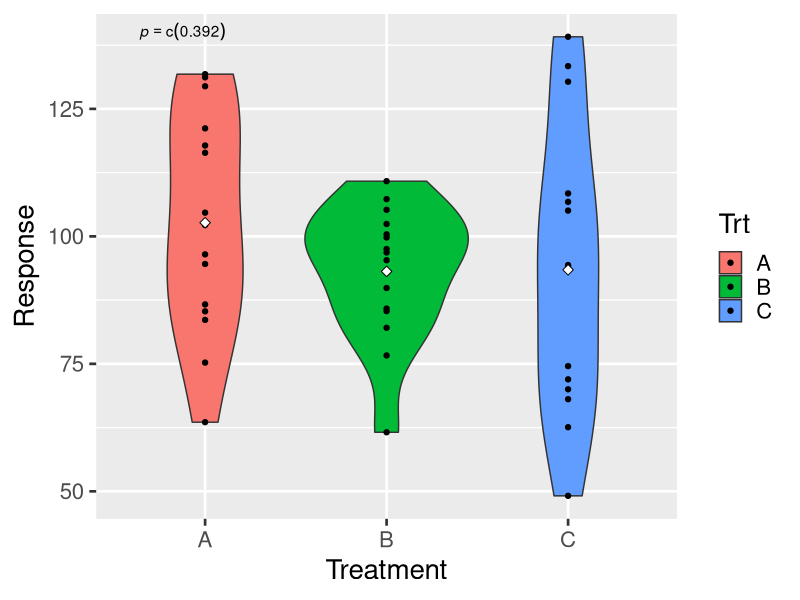
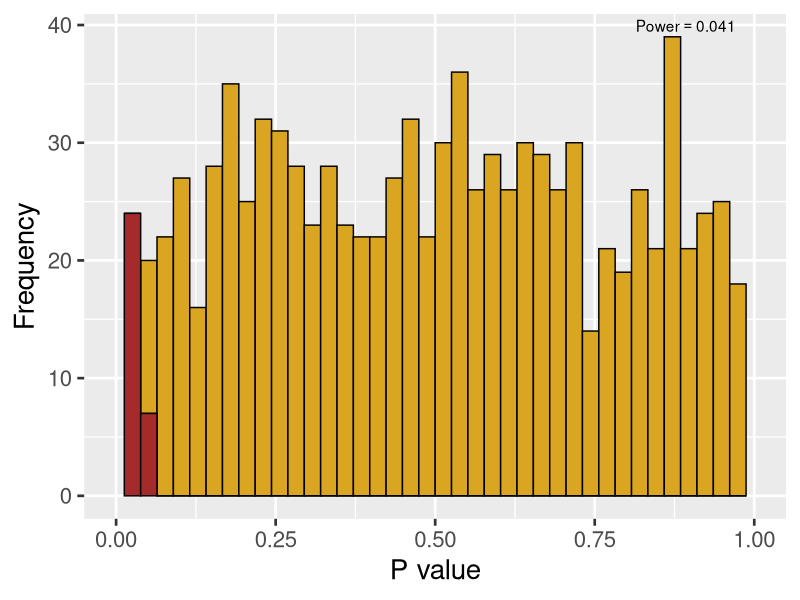

Source code (R) for these figures, in order:
## ---- chunk 1
knitr::opts_chunk$set(echo = TRUE)
## ---- chunk 2
# set.seed <- 57   # for repeatable results
library(ggplot2)

RanN <- 1000     # number of random data sets to create

MeanA <- 100 # mean of treatment group A
sdA <- 20    # standard deviation of treatment group A
RepA <- 15   # number of replicates of treatment group A

MeanB <- 100
sdB <- 20
RepB <- 15

MeanC <- 100
sdC <- 20
RepC <- 15

ParamList <- list(RanN=RanN,
                  MeanA=MeanA,sdA=sdA,RepA=RepA,
                  MeanB=MeanB,sdB=sdB,RepB=RepB,
                  MeanC=MeanC,sdC=sdC,RepC=RepC)

## ---- chunk 3
##################################################
# function: DataGen
# create a single data frame
# input: parameter list 
# output: 2-column dataframe, with factor Treatment and response
#------------------------------------------------- 
DataGen <- function(ParamList) {
Trt1 <- rnorm(n=RepA,mean=MeanA,sd=sdA)
Trt2 <- rnorm(n=RepB,mean=MeanB,sd=sdB)
Trt3 <- rnorm(n=RepC,mean=MeanC,sd=sdC)
Trt <- c(rep("A",RepA),rep("B",RepB),rep("C",RepC))
x <- data.frame(Trt,Response=c(Trt1,Trt2,Trt3))
return(x)

}
##################################################

## ---- chunk 4
##################################################
# function: getP
# extract p-value from ANOVA
# input: data frame
# output: p-value for ANOVA
#------------------------------------------------- 
getP <- function(dframe) {
pVal <- unlist(summary(aov(dframe$Response~dframe$Trt)))["Pr(>F)1"]
return(pVal)
}
##################################################
## ---- chunk 5
##################################################
# function: AnovaPlot
# Creates box plots with data overlays for ANOVA data
# input: 2-column long-form data frame with 1-way layout
# output: ggplot graph
#------------------------------------------------- 
AnovaPlot <- function(z) {
  # pull out p value from model summary
  pVal <- getP(z)
  # create an expression to add to the graph
eqn <- as.character(as.expression(
       substitute(italic(p) == pCon,
                  list(pCon= format(pVal,digits=3)))))
  
  
AnovaFig <- ggplot(data=z, aes(x=Trt,y=Response,fill=Trt))
AnovaFig +  
  geom_violin() +
  geom_point() + 
  theme_gray(base_size = 20) +
  xlab("Treatment") +
  stat_summary(fun.y=mean,geom="point",fill="white",shape=23,size=2.5) +
  annotate("text",label=eqn,parse=TRUE,x=-Inf,y=Inf,hjust=-0.5,vjust=1.5)

}
##################################################

## ---- chunk 6
##################################################
# function: SimEngine
# Simulates multiple runs of DataGen and retains p value from each
# input: ParamList, which contains the number of simulations RanN
# output: Vector of p values
#------------------------------------------------- 
SimEngine <- function(z) {

pVec <- replicate(n=z$RanN,expr=getP(DataGen(z)))  

return(pVec)
}
##################################################
## ---- chunk 7

##################################################
# function: PowerHistogram
# Plots distribution of p values from simulated data
# input: vector of p values
# output: two-color histogram and calculation of overall power
#------------------------------------------------- 
PowerHistogram <- function(v) {

# create data frame including color split at p <= 0.05
  sigP <- ifelse(v<=0.05,"Sig","NonSig")
  plotData <- data.frame(pVal=v,sig=sigP)
  
  # pull out p value from model summary
  Powerx <- mean(plotData$pVal<=0.05)
    # create an expression to add to the graph
eqn <- as.character(as.expression(
       substitute(Power == Powerx,
                  list(Powerx = format(Powerx,digits=3)))))
  
  PowerPlot <- ggplot(data=plotData,aes(x=pVal,fill=sig))
  PowerPlot + geom_histogram(bins=40,color="black") +
  theme_gray(base_size=20) + 
  xlab("P value") +
  ylab("Frequency") +
  scale_fill_manual(values=c("goldenrod","brown")) +
  xlim(0,1) +
  annotate("text",label=eqn,parse=TRUE,x=Inf,y=Inf,hjust=1.5,vjust=1.5) +
  guides(fill=FALSE)
  
}
##################################################
## ---- chunk 8
AnovaPlot(DataGen(ParamList))        # Depict sample data set
PowerHistogram(SimEngine(ParamList)) # Replicate model, conduct power test, plot results
